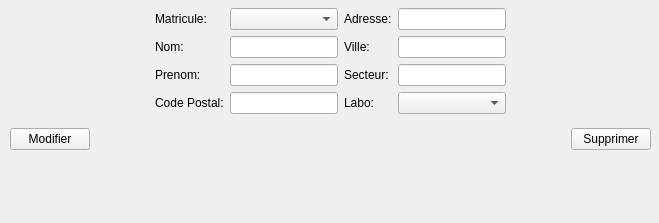
          <widget class="QWidget" name="Modification_4">
           <property name="geometry">
            <rect>
             <x>0</x>
             <y>0</y>
             <width>659</width>
             <height>223</height>
            </rect>
           </property>
           <attribute name="label">
            <string>Modification des visiteurs</string>
           </attribute>
           <widget class="QWidget" name="layoutWidget">
            <property name="geometry">
             <rect>
              <x>10</x>
              <y>0</y>
              <width>641</width>
              <height>159</height>
             </rect>
            </property>
            <layout class="QGridLayout" name="gridLayout_15">
             <item row="0" column="0">
              <layout class="QGridLayout" name="gridLayout_14">
               <item row="0" column="0">
                <spacer name="horizontalSpacer_11">
                 <property name="orientation">
                  <enum>Qt::Horizontal</enum>
                 </property>
                 <property name="sizeHint" stdset="0">
                  <size>
                   <width>40</width>
                   <height>20</height>
                  </size>
                 </property>
                </spacer>
               </item>
               <item row="0" column="1">
                <layout class="QGridLayout" name="gridLayout_7">
                 <item row="3" column="0">
                  <widget class="QLabel" name="label_60">
                   <property name="text">
                    <string>Code Postal:</string>
                   </property>
                  </widget>
                 </item>
                 <item row="2" column="0">
                  <widget class="QLabel" name="label_21">
                   <property name="text">
                    <string>Prenom:</string>
                   </property>
                  </widget>
                 </item>
                 <item row="3" column="1">
                  <widget class="QLineEdit" name="lineEdit_Vis_CP_Mod">
                   <property name="font">
                    <font>
                     <pointsize>8</pointsize>
                    </font>
                   </property>
                  </widget>
                 </item>
                 <item row="2" column="1">
                  <widget class="QLineEdit" name="lineEdit_Vis_Prenom_Mod">
                   <property name="font">
                    <font>
                     <pointsize>8</pointsize>
                    </font>
                   </property>
                  </widget>
                 </item>
                 <item row="1" column="1">
                  <widget class="QLineEdit" name="lineEdit_Vis_Nom_Mod">
                   <property name="font">
                    <font>
                     <pointsize>8</pointsize>
                    </font>
                   </property>
                  </widget>
                 </item>
                 <item row="1" column="0">
                  <widget class="QLabel" name="label_58">
                   <property name="text">
                    <string>Nom:</string>
                   </property>
                  </widget>
                 </item>
                 <item row="0" column="0">
                  <widget class="QLabel" name="label_22">
                   <property name="text">
                    <string>Matricule:</string>
                   </property>
                  </widget>
                 </item>
                 <item row="0" column="1">
                  <widget class="QComboBox" name="comboBox_Vis_Mat_Mod">
                   <property name="font">
                    <font>
                     <pointsize>8</pointsize>
                    </font>
                   </property>
                  </widget>
                 </item>
                 <item row="0" column="2">
                  <widget class="QLabel" name="label_56">
                   <property name="text">
                    <string>Adresse:</string>
                   </property>
                  </widget>
                 </item>
                 <item row="1" column="2">
                  <widget class="QLabel" name="label_59">
                   <property name="text">
                    <string>Ville:</string>
                   </property>
                  </widget>
                 </item>
                 <item row="2" column="2">
                  <widget class="QLabel" name="label_57">
                   <property name="text">
                    <string>Secteur:</string>
                   </property>
                  </widget>
                 </item>
                 <item row="0" column="3">
                  <widget class="QLineEdit" name="lineEdit_Vis_Adresse_Mod">
                   <property name="font">
                    <font>
                     <pointsize>8</pointsize>
                    </font>
                   </property>
                  </widget>
                 </item>
                 <item row="1" column="3">
                  <widget class="QLineEdit" name="lineEdit_Vis_Ville_Mod">
                   <property name="font">
                    <font>
                     <pointsize>8</pointsize>
                    </font>
                   </property>
                  </widget>
                 </item>
                 <item row="2" column="3">
                  <widget class="QLineEdit" name="lineEdit_Vis_Secteur_Mod">
                   <property name="enabled">
                    <bool>true</bool>
                   </property>
                   <property name="font">
                    <font>
                     <pointsize>8</pointsize>
                    </font>
                   </property>
                  </widget>
                 </item>
                 <item row="3" column="2">
                  <widget class="QLabel" name="label_25">
                   <property name="text">
                    <string>Labo:</string>
                   </property>
                  </widget>
                 </item>
                 <item row="3" column="3">
                  <widget class="QComboBox" name="comboBox_Vis_Labo_Mod"/>
                 </item>
                </layout>
               </item>
               <item row="0" column="2">
                <spacer name="horizontalSpacer_12">
                 <property name="orientation">
                  <enum>Qt::Horizontal</enum>
                 </property>
                 <property name="sizeHint" stdset="0">
                  <size>
                   <width>40</width>
                   <height>20</height>
                  </size>
                 </property>
                </spacer>
               </item>
              </layout>
             </item>
             <item row="1" column="0">
              <layout class="QGridLayout" name="gridLayout_8">
               <item row="0" column="0">
                <widget class="QPushButton" name="pushButton_Vis_Mod">
                 <property name="text">
                  <string>Modifier</string>
                 </property>
                </widget>
               </item>
               <item row="0" column="1">
                <spacer name="horizontalSpacer_6">
                 <property name="orientation">
                  <enum>Qt::Horizontal</enum>
                 </property>
                 <property name="sizeHint" stdset="0">
                  <size>
                   <width>40</width>
                   <height>20</height>
                  </size>
                 </property>
                </spacer>
               </item>
               <item row="0" column="2">
                <widget class="QPushButton" name="pushButton_Vis_Supr">
                 <property name="text">
                  <string>Supprimer</string>
                 </property>
                </widget>
               </item>
              </layout>
             </item>
            </layout>
           </widget>
          </widget>
